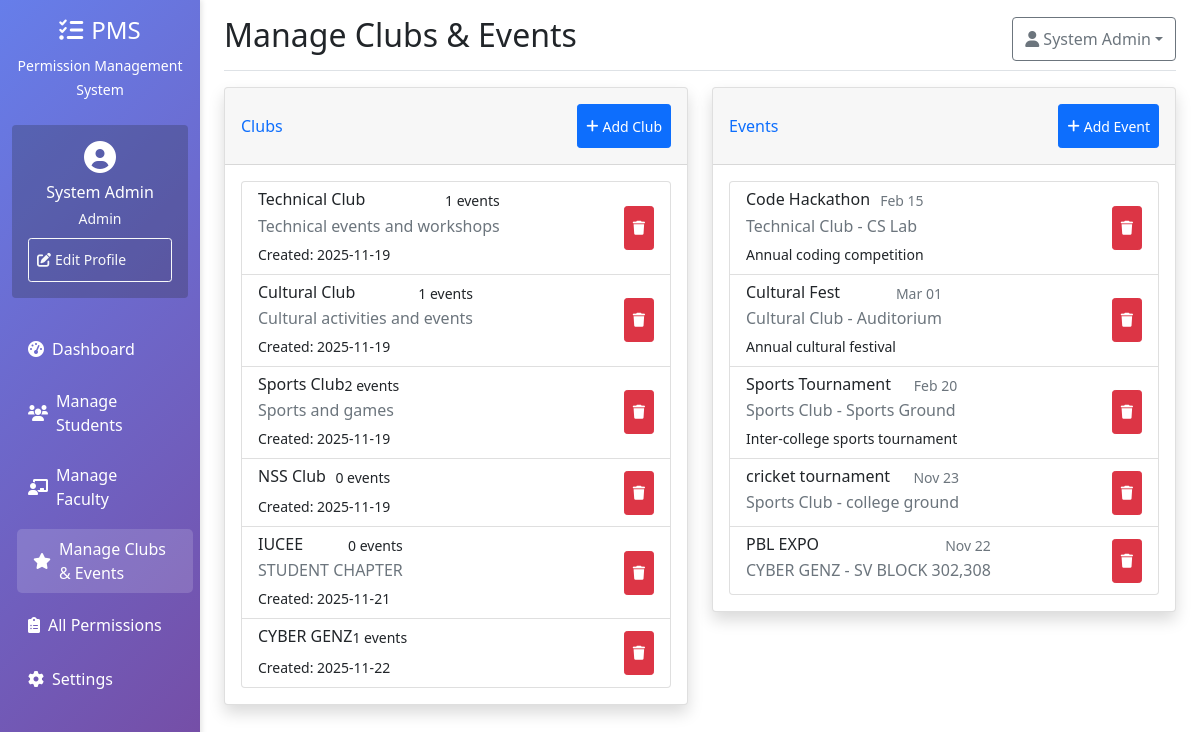
The app's page /admin/clubs (signed in) with its own data.
### models.py (models this page shows, shortened)
class User(UserMixin, db.Model):
    id = db.Column(db.Integer, primary_key=True)
    roll_no = db.Column(db.String(20), unique=True, nullable=True)
    email = db.Column(db.String(120), unique=True, nullable=False)
    password_hash = db.Column(db.String(256))
    first_name = db.Column(db.String(50))
    last_name = db.Column(db.String(50))
    role = db.Column(db.String(20), nullable=False)  # admin, hod, faculty, student
    department = db.Column(db.String(100))
    section = db.Column(db.String(10))
    phone = db.Column(db.String(15))
    is_verified = db.Column(db.Boolean, default=False)
    otp = db.Column(db.String(6))
    otp_expiry = db.Column(db.DateTime)
    is_blocked = db.Column(db.Boolean, default=False)
    incharge_department = db.Column(db.String(50)) # e.g., 'CSE'
    incharge_section = db.Column(db.String(10))    # e.g., 'A'
    created_at = db.Column(db.DateTime, default=datetime.utcnow)
    permissions = db.relationship('Permission', backref='student_ref', lazy=True, foreign_keys='Permission.student_id')
    approved_permissions = db.relationship('Permission', backref='approver_ref', lazy=True, foreign_keys='Permission.approved_by')
    def is_admin(self):
        return self.role == 'admin'
    def get_full_name(self):
        return f"{self.first_name} {self.last_name}"

class Club(db.Model):
    id = db.Column(db.Integer, primary_key=True)
    name = db.Column(db.String(100), nullable=False)
    description = db.Column(db.Text)
    coordinator_id = db.Column(db.Integer, db.ForeignKey('user.id'))
    created_at = db.Column(db.DateTime, default=datetime.utcnow)
    coordinator = db.relationship('User', backref='clubs_coordinated')
    events = db.relationship('Event', backref='club', lazy=True)

class Event(db.Model):
    id = db.Column(db.Integer, primary_key=True)
    club_id = db.Column(db.Integer, db.ForeignKey('club.id'), nullable=False)
    name = db.Column(db.String(200), nullable=False)
    description = db.Column(db.Text)
    date = db.Column(db.Date, nullable=False)
    venue = db.Column(db.String(100))
    created_at = db.Column(db.DateTime, default=datetime.utcnow)

### app.py (the view)
@app.route('/admin/clubs')
@login_required
def manage_clubs():
    if not current_user.is_admin():
        flash('Access denied', 'danger')
        return redirect(url_for('index'))
    clubs = Club.query.all()
    return render_template('admin/clubs.html', clubs=clubs)

### app.py (called while the page is built)
@login_manager.user_loader
def load_user(user_id):
    return User.query.get(int(user_id))

### templates/admin/clubs.html (shortened to what this page needs)
{% extends "base.html" %}
{% block page_title %}Manage Clubs & Events{% endblock %}
{% block content %}
<div class="row">
    <div class="col-md-6">
        <div class="card shadow mb-4">
            <div class="card-header py-3 d-flex justify-content-between align-items-center">
                <h6 class="m-0 font-weight-bold text-primary">Clubs</h6>
                <button class="btn btn-primary btn-sm" data-bs-toggle="modal" data-bs-target="#addClubModal">
                    <i class="fas fa-plus me-1"></i>Add Club
                </button>
            </div>
            <div class="card-body">
                <div class="list-group">
                    {% for club in clubs %}
                    <div class="list-group-item d-flex justify-content-between align-items-center">
                        <div>
                            <div class="d-flex w-100 justify-content-between">
                                <h6 class="mb-1">{{ club.name }}</h6>
                                <small>{{ club.events|length }} events</small>
                            </div>
                            <p class="mb-1 text-muted">{{ club.description }}</p>
                            <small>Created: {{ club.created_at.strftime('%Y-%m-%d') }}</small>
                        </div>
                        <div>
                            <a href="{{ url_for('delete_club', club_id=club.id) }}" class="btn btn-danger btn-sm" onclick="return confirm('Are you sure you want to delete this club?')">
                                <i class="fas fa-trash"></i>
                            </a>
                        </div>
                    </div>
                    {% endfor %}
                </div>
            </div>
        </div>
    </div>
    <div class="col-md-6">
        <div class="card shadow mb-4">
            <div class="card-header py-3 d-flex justify-content-between align-items-center">
                <h6 class="m-0 font-weight-bold text-primary">Events</h6>
                <button class="btn btn-primary btn-sm" data-bs-toggle="modal" data-bs-target="#addEventModal">
                    <i class="fas fa-plus me-1"></i>Add Event
                </button>
            </div>
            <div class="card-body">
                <div class="list-group">
                    {% for club in clubs %}
                        {% for event in club.events %}
                        <div class="list-group-item d-flex justify-content-between align-items-center">
                            <div>
                                <div class="d-flex w-100 justify-content-between">
                                    <h6 class="mb-1">{{ event.name }}</h6>
                                    <small class="text-muted">{{ event.date.strftime('%b %d') }}</small>
                                </div>
                                <p class="mb-1 text-muted">{{ event.club.name }} - {{ event.venue }}</p>
                                <small>{{ event.description }}</small>
                            </div>
                            <div>
                                <a href="{{ url_for('delete_event', event_id=event.id) }}" class="btn btn-danger btn-sm" onclick="return confirm('Are you sure you want to delete this event?')">
                                    <i class="fas fa-trash"></i>
                                </a>
                            </div>
                        </div>
                        {% endfor %}
                    {% endfor %}
                </div>
            </div>
        </div>
    </div>
</div>
{% endblock %}

### templates/base.html (shortened to what this page needs)
<!DOCTYPE html>
<html lang="en">
<head>
    <link href="https://cdn.jsdelivr.net/npm/bootstrap@5.1.3/dist/css/bootstrap.min.css" rel="stylesheet">
    <link href="https://cdnjs.cloudflare.com/ajax/libs/font-awesome/6.0.0/css/all.min.css" rel="stylesheet">
    <link href="{{ url_for('static', filename='css/style.css') }}" rel="stylesheet">
</head>
<body>
    {% if current_user.is_authenticated %}
    <div class="container-fluid">
        <div class="row">
            <nav class="col-md-3 col-lg-2 d-md-block sidebar collapse" id="sidebar">
                <div class="position-sticky pt-3">
                    <div class="text-center text-white mb-4 d-none d-md-block">
                        <h4><i class="fas fa-tasks me-2"></i>PMS</h4>
                        <small>Permission Management System</small>
                    </div>
                    <div class="text-center text-white mb-4 p-3 bg-dark bg-opacity-25 rounded">
                        <div class="mb-2">
                            <i class="fas fa-user-circle fa-2x"></i>
                        </div>
                        <h6 class="mb-1">{{ current_user.get_full_name() }}</h6>
                        <small class="text-light">{{ current_user.role|title }}</small>
                        <div class="mt-2">
                            <a href="{{ url_for('edit_profile') }}" class="btn btn-outline-light btn-sm">
                                <i class="fas fa-edit me-1"></i>Edit Profile
                            </a>
                        </div>
                    </div>
                    <ul class="nav flex-column">
                        {% if current_user.is_admin() %}
                        <li class="nav-item">
                            <a class="nav-link {% if request.endpoint == 'admin_dashboard' %}active{% endif %}"
                                href="{{ url_for('admin_dashboard') }}">
                                <i class="fas fa-tachometer-alt me-2"></i>Dashboard
                            </a>
                        </li>
                        <li class="nav-item">
                            <a class="nav-link {% if request.endpoint == 'manage_students' %}active{% endif %}"
                                href="{{ url_for('manage_students') }}">
                                <i class="fas fa-users me-2"></i>Manage Students
                            </a>
                        </li>
                        <li class="nav-item">
                            <a class="nav-link {% if request.endpoint == 'manage_faculty' %}active{% endif %}"
                                href="{{ url_for('manage_faculty') }}">
                                <i class="fas fa-chalkboard-teacher me-2"></i>Manage Faculty
                            </a>
                        </li>
                        <li class="nav-item">
                            <a class="nav-link {% if request.endpoint == 'manage_clubs' %}active{% endif %}"
                                href="{{ url_for('manage_clubs') }}">
                                <i class="fas fa-star me-2"></i>Manage Clubs & Events
                            </a>
                        </li>
                        <li class="nav-item">
                            <a class="nav-link {% if request.endpoint == 'admin_permissions' %}active{% endif %}"
                                href="{{ url_for('admin_permissions') }}">
                                <i class="fas fa-clipboard-list me-2"></i>All Permissions
                            </a>
                        </li>
                        <li class="nav-item">
                            <a class="nav-link {% if request.endpoint == 'admin_settings' %}active{% endif %}"
                                href="{{ url_for('admin_settings') }}">
                                <i class="fas fa-cog me-2"></i>Settings
                            </a>
                        </li>
                        {% endif %}
                    </ul>
                </div>
            </nav>
            <main class="col-md-9 ms-sm-auto col-lg-10 px-md-4">
                <div
                    class="d-none d-md-flex justify-content-between flex-wrap flex-md-nowrap align-items-center pt-3 pb-2 mb-3 border-bottom">
                    <h1 class="h2">{% block page_title %}Dashboard{% endblock %}</h1>
                    <div class="btn-toolbar mb-2 mb-md-0">
                        <div class="dropdown">
                            <button class="btn btn-outline-secondary dropdown-toggle" type="button" id="userDropdown"
                                data-bs-toggle="dropdown">
                                <i class="fas fa-user me-1"></i>{{ current_user.get_full_name() }}
                            </button>
                        </div>
                    </div>
                </div>
                {% block content %}{% endblock %}
            </main>
        </div>
    </div>
    {% else %}
    {% block auth_content %}{% endblock %}
    {% endif %}
</body>
</html>

### static/css/style.css (style rules this page uses)
.sidebar { box-shadow: 2px 0 5px rgba(0,0,0,0.1); }
.btn, .nav-link { min-height: 44px; display: flex; align-items: center; }

### templates/base.html (style rules this page uses)
.sidebar { min-height: 100vh; background: linear-gradient(135deg, #667eea 0%, #764ba2 100%); transition: all 0.3s; }
.sidebar .nav-link { color: #fff; margin: 5px 0; border-radius: 5px; transition: all 0.3s; }
.sidebar .nav-link:hover, .sidebar .nav-link.active { background: rgba(255, 255, 255, 0.15); transform: translateX(5px); }

### records on screen
User: get_full_name "System Admin", role "Admin"
Club: name "Technical Club", events|length "1", description "Technical events and workshops", created_at "2025-11-19"
Club: name "Cultural Club", events|length "1", description "Cultural activities and events", created_at "2025-11-19"
Club: name "Sports Club", events|length "2", description "Sports and games", created_at "2025-11-19"
Club: name "NSS Club", events|length "0", created_at "2025-11-19"
Club: name "IUCEE", events|length "0", description "STUDENT CHAPTER", created_at "2025-11-21"
Club: name "CYBER GENZ", events|length "1", created_at "2025-11-22"
Event: name "Code Hackathon", date "Feb 15", club.name "Technical Club", venue "CS Lab", description "Annual coding competition"
Event: name "Cultural Fest", date "Mar 01", club.name "Cultural Club", venue "Auditorium", description "Annual cultural festival"
Event: name "Sports Tournament", date "Feb 20", club.name "Sports Club", venue "Sports Ground", description "Inter-college sports tournament"
Event: name "cricket tournament", date "Nov 23", club.name "Sports Club", venue "college ground"
Event: name "PBL EXPO", date "Nov 22", club.name "CYBER GENZ", venue "SV BLOCK 302,308"
